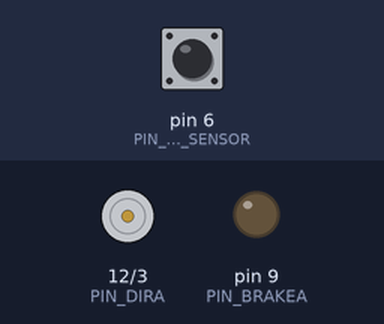
A sketch run on a simulated Arduino Uno, built with avr-gcc and run on an emulated ATmega328P. On the bench: direction and speed pins drawn as motors (green arrow = direction pin HIGH = forward, orange = LOW = backward, longer = more drive), output pins drawn as LEDs (lit = HIGH). Inputs (shaded band) come from the test bench; at power-on: pin 6 (PIN_OBSTACLE_SENSOR) HIGH.

Above: at 1.2 s.
1.3 s: pin 6 (PIN_OBSTACLE_SENSOR) driven LOW
At 2.1 s:
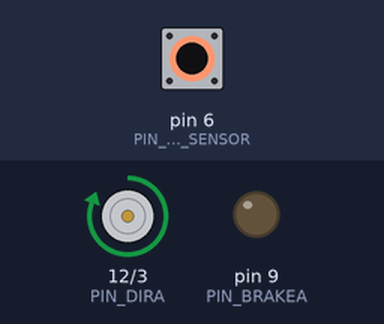
3.9 s: pin 6 (PIN_OBSTACLE_SENSOR) pulsed HIGH 2 times (0.12 s each, 0.3 s apart)
At 4.5 s:
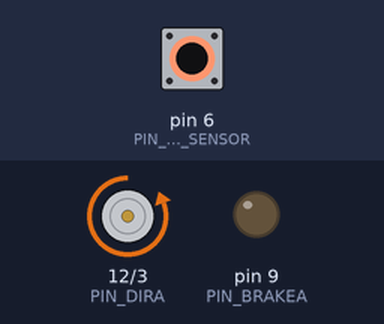
Timing chart, 0 to 7.0 s (numbered marks = the images above; inputs shaded):
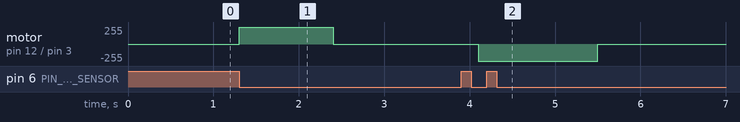

The sketch:

trackswitcher.ino
```cpp
/*
  Track switcher
 */

#include "motor.h"
#include "pin.h"

const int PIN_OBSTACLE_SENSOR = 6;
const int RUN_TIME            = 1000;
const int MOTOR_SPEED         = 255;

ts::Motor switcherMotor(ts::A, ts::FORWARDS);
ts::Pin irSensor(PIN_OBSTACLE_SENSOR);

void setup() {
  irSensor.onEdge(FALLING, [](){
    switcherMotor.runFor(RUN_TIME, MOTOR_SPEED).then([](){
      switcherMotor.changeDirection();
    });
  });
}

void loop() {
  irSensor.update();
  switcherMotor.update();

  delay(100);
}
```

motor.cpp
```cpp
#include <Arduino.h>
#include "motor.h"

namespace ts {
  Motor::Motor(MotorChannel channel, MotorDirection direction) {
    this->channel = channel;
    this->direction = direction;

    pinMode(this->runPin(),       OUTPUT);
    pinMode(this->directionPin(), OUTPUT);
    pinMode(this->brakePin(),    OUTPUT);
  }

  void Motor::update() {
    if(this->runSince && (millis() - this->runSince) > this->runForMs) {
      this->stop();
      this->runSince = 0;
      if(this->thenCallback) {
        this->thenCallback();
        this->thenCallback = NULL;
      }
    }
  }

  Motor& Motor::runFor(int runFor, byte speed) {
    this->runForMs = runFor;
    this->runSince = millis();
    this->start(speed);
    return *this;
  }

  void Motor::start(byte speed) {
    digitalWrite(this->directionPin(), (this->direction == FORWARDS)? HIGH : LOW);
    digitalWrite(this->brakePin(), LOW);
    analogWrite(this->runPin(), speed);
  }

  void Motor::stop() {
    this->runSince = 0;
    analogWrite(this->runPin(), 0);
  }

  int Motor::runPin() {
    return (this->channel == A)? PIN_PWMA : PIN_PWMB;
  }

  int Motor::directionPin() {
    return (this->channel == A)? PIN_DIRA : PIN_DIRB;
  }

  int Motor::brakePin() {
    return (this->channel == A)? PIN_BRAKEA : PIN_BRAKEB;
  }

  void Motor::then(ThenCb callback) {
    this->thenCallback = callback;
  }

  void Motor::changeDirection() {
    this->direction = (this->direction == FORWARDS)? BACKWARDS : FORWARDS;
  }
}
```

motor.h
```cpp
#ifndef MOTOR_H
#define MOTOR_H

namespace ts {
  const int PIN_PWMA = 3;
  const int PIN_PWMB = 11;
  const int PIN_BRAKEA = 9;
  const int PIN_BRAKEB = 8;
  const int PIN_DIRA = 12;
  const int PIN_DIRB = 13;

  typedef void (*ThenCb)();

  enum MotorChannel { A, B };
  enum MotorDirection { FORWARDS, BACKWARDS };

  class Motor {
    MotorChannel channel;
    MotorDirection direction;
    unsigned long runSince;
    int runForMs;
    ThenCb thenCallback;

    int runPin();
    int directionPin();
    int brakePin();

    public:
    Motor(MotorChannel, MotorDirection);
    Motor& runFor(int, ::byte);
    void start(::byte);
    void stop();
    void update();
    void then(ThenCb);
    void changeDirection();
  };
}

#endif
```

pin.cpp
```cpp
#include <Arduino.h>
#include "pin.h"

namespace ts {
  Pin::Pin(int pinN) {
    this->pinN = pinN;
  }

  void Pin::onEdge(int edge, PinCb callback) {
    this->edge = edge;
    this->callback = callback;
  }

  void Pin::update() {
    bool newValue = digitalRead(this->pinN);
    if(newValue != this->oldValue) {
      if((this->edge == RISING  &&  newValue) ||
          (this->edge == FALLING && !newValue)) {

        if(this->callback) {
          this->callback();
        }
      }
      this->oldValue = newValue;
    }
  }
}
```

pin.h
```cpp
#ifndef PIN_H
#define PIN_H

namespace ts {
  typedef void (*PinCb)();

  class Pin {
      int pinN;
      PinCb callback;
      int edge;
      bool oldValue;
    public:
      Pin(int);
      void onEdge(int, PinCb);
      void update();
  };
}

#endif
```

Measured:
- after the input at 1.3 s, motor on pin 12 (PIN_DIRA) / pin 3 (PIN_PWMA): stopped → forward 255/255 at once, → stopped 1.1 s later
- after the input at 3.9 s, motor on pin 12 (PIN_DIRA) / pin 3 (PIN_PWMA): stopped → backward 255/255 after 0.20 s, → stopped 1.4 s later
